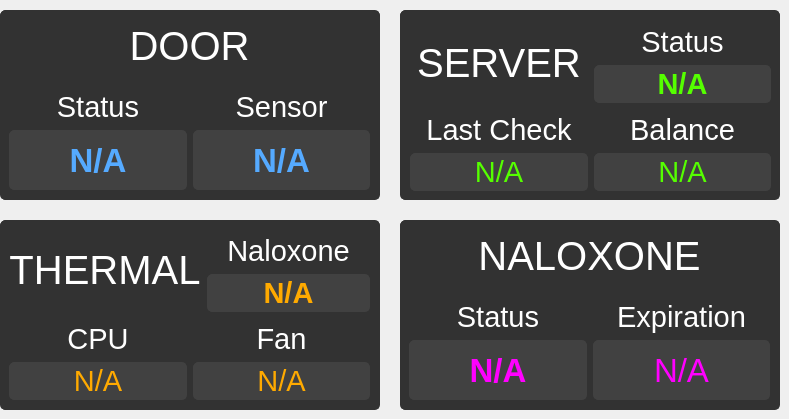
    <widget class="QWidget" name="dashboardPage">
     <widget class="QFrame" name="doorFrame">
      <property name="geometry">
       <rect>
        <x>0</x>
        <y>10</y>
        <width>380</width>
        <height>190</height>
       </rect>
      </property>
      <property name="styleSheet">
       <string notr="true">.QFrame{border-radius: 5px;background-color:rgb(50,50,50);border-color:rgb(50,50,50);border-width: 0.5px;border-style: solid;}</string>
      </property>
      <property name="frameShape">
       <enum>QFrame::StyledPanel</enum>
      </property>
      <property name="frameShadow">
       <enum>QFrame::Raised</enum>
      </property>
      <property name="lineWidth">
       <number>3</number>
      </property>
      <property name="midLineWidth">
       <number>0</number>
      </property>
      <widget class="QWidget" name="verticalLayoutWidget_4">
       <property name="geometry">
        <rect>
         <x>9</x>
         <y>9</y>
         <width>361</width>
         <height>171</height>
        </rect>
       </property>
       <layout class="QVBoxLayout" name="verticalLayout_12">
        <item>
         <widget class="QLabel" name="doorLabel">
          <property name="sizePolicy">
           <sizepolicy hsizetype="Preferred" vsizetype="Fixed">
            <horstretch>0</horstretch>
            <verstretch>0</verstretch>
           </sizepolicy>
          </property>
          <property name="minimumSize">
           <size>
            <width>0</width>
            <height>50</height>
           </size>
          </property>
          <property name="font">
           <font>
            <pointsize>30</pointsize>
            <bold>false</bold>
           </font>
          </property>
          <property name="styleSheet">
           <string notr="true">color:white</string>
          </property>
          <property name="text">
           <string>DOOR</string>
          </property>
          <property name="alignment">
           <set>Qt::AlignBottom|Qt::AlignHCenter</set>
          </property>
         </widget>
        </item>
        <item>
         <layout class="QHBoxLayout" name="horizontalLayout_6">
          <item>
           <layout class="QVBoxLayout" name="verticalLayout_29">
            <item>
             <widget class="QLabel" name="label_17">
              <property name="font">
               <font>
                <pointsize>22</pointsize>
               </font>
              </property>
              <property name="styleSheet">
               <string notr="true">color:white;</string>
              </property>
              <property name="text">
               <string>Status</string>
              </property>
              <property name="alignment">
               <set>Qt::AlignBottom|Qt::AlignHCenter</set>
              </property>
             </widget>
            </item>
            <item>
             <widget class="QLabel" name="doorClosedLineEdit">
              <property name="sizePolicy">
               <sizepolicy hsizetype="Preferred" vsizetype="Preferred">
                <horstretch>0</horstretch>
                <verstretch>0</verstretch>
               </sizepolicy>
              </property>
              <property name="minimumSize">
               <size>
                <width>0</width>
                <height>60</height>
               </size>
              </property>
              <property name="font">
               <font>
                <pointsize>25</pointsize>
                <bold>true</bold>
               </font>
              </property>
              <property name="styleSheet">
               <string notr="true">color:rgb(85, 170, 255);border-radius: 5px;background-color:rgb(65,65,65);border-color:rgb(65,65,65);border-width: 0.5px;border-style: solid;</string>
              </property>
              <property name="text">
               <string>N/A</string>
              </property>
              <property name="alignment">
               <set>Qt::AlignCenter</set>
              </property>
             </widget>
            </item>
           </layout>
          </item>
          <item>
           <layout class="QVBoxLayout" name="verticalLayout_30">
            <item>
             <widget class="QLabel" name="label_18">
              <property name="font">
               <font>
                <pointsize>22</pointsize>
               </font>
              </property>
              <property name="styleSheet">
               <string notr="true">color:white</string>
              </property>
              <property name="text">
               <string>Sensor</string>
              </property>
              <property name="alignment">
               <set>Qt::AlignBottom|Qt::AlignHCenter</set>
              </property>
             </widget>
            </item>
            <item>
             <widget class="QLabel" name="doorArmedLineEdit">
              <property name="minimumSize">
               <size>
                <width>0</width>
                <height>60</height>
               </size>
              </property>
              <property name="font">
               <font>
                <pointsize>25</pointsize>
                <bold>true</bold>
               </font>
              </property>
              <property name="styleSheet">
               <string notr="true">color:rgb(85, 170, 255);border-radius: 5px;background-color:rgb(65,65,65);border-color:rgb(65,65,65);border-width: 0.5px;border-style: solid;</string>
              </property>
              <property name="text">
               <string>N/A</string>
              </property>
              <property name="alignment">
               <set>Qt::AlignCenter</set>
              </property>
             </widget>
            </item>
           </layout>
          </item>
         </layout>
        </item>
       </layout>
      </widget>
     </widget>
     <widget class="QFrame" name="serverFrame">
      <property name="geometry">
       <rect>
        <x>400</x>
        <y>10</y>
        <width>380</width>
        <height>190</height>
       </rect>
      </property>
      <property name="styleSheet">
       <string notr="true">.QFrame{border-radius: 5px;background-color:rgb(50,50,50);border-color:rgb(50,50,50);border-width: 0.5px;border-style: solid;}</string>
      </property>
      <property name="frameShape">
       <enum>QFrame::StyledPanel</enum>
      </property>
      <property name="frameShadow">
       <enum>QFrame::Raised</enum>
      </property>
      <property name="lineWidth">
       <number>3</number>
      </property>
      <widget class="QWidget" name="verticalLayoutWidget_2">
       <property name="geometry">
        <rect>
         <x>10</x>
         <y>10</y>
         <width>361</width>
         <height>171</height>
        </rect>
       </property>
       <layout class="QVBoxLayout" name="verticalLayout_10">
        <item>
         <layout class="QHBoxLayout" name="horizontalLayout_40">
          <item>
           <widget class="QLabel" name="serverLabel">
            <property name="sizePolicy">
             <sizepolicy hsizetype="Preferred" vsizetype="Fixed">
              <horstretch>0</horstretch>
              <verstretch>0</verstretch>
             </sizepolicy>
            </property>
            <property name="minimumSize">
             <size>
              <width>0</width>
              <height>50</height>
             </size>
            </property>
            <property name="font">
             <font>
              <pointsize>30</pointsize>
              <bold>false</bold>
             </font>
            </property>
            <property name="styleSheet">
             <string notr="true">color:white</string>
            </property>
            <property name="text">
             <string>SERVER</string>
            </property>
            <property name="alignment">
             <set>Qt::AlignBottom|Qt::AlignHCenter</set>
            </property>
           </widget>
          </item>
          <item>
           <layout class="QVBoxLayout" name="verticalLayout_5">
            <item>
             <widget class="QLabel" name="serverStatusLabel">
              <property name="font">
               <font>
                <pointsize>22</pointsize>
                <bold>false</bold>
               </font>
              </property>
              <property name="styleSheet">
               <string notr="true">color:white</string>
              </property>
              <property name="text">
               <string>Status</string>
              </property>
              <property name="alignment">
               <set>Qt::AlignBottom|Qt::AlignHCenter</set>
              </property>
             </widget>
            </item>
            <item>
             <widget class="QLabel" name="serverStatusLineEdit">
              <property name="minimumSize">
               <size>
                <width>0</width>
                <height>10</height>
               </size>
              </property>
              <property name="font">
               <font>
                <pointsize>22</pointsize>
                <bold>true</bold>
               </font>
              </property>
              <property name="styleSheet">
               <string notr="true">color:rgb(85, 255, 0);border-radius: 5px;background-color:rgb(65,65,65);border-color:rgb(65,65,65);border-width: 0.5px;border-style: solid;</string>
              </property>
              <property name="text">
               <string>N/A</string>
              </property>
              <property name="alignment">
               <set>Qt::AlignCenter</set>
              </property>
             </widget>
            </item>
           </layout>
          </item>
         </layout>
        </item>
        <item>
         <layout class="QHBoxLayout" name="horizontalLayout_3">
          <item>
           <layout class="QVBoxLayout" name="verticalLayout_7">
            <item>
             <widget class="QLabel" name="serverCheckLabel">
              <property name="font">
               <font>
                <pointsize>22</pointsize>
                <bold>false</bold>
               </font>
              </property>
              <property name="styleSheet">
               <string notr="true">color:white</string>
              </property>
              <property name="text">
               <string>Last Check</string>
              </property>
              <property name="alignment">
               <set>Qt::AlignBottom|Qt::AlignHCenter</set>
              </property>
             </widget>
            </item>
            <item>
             <widget class="QLabel" name="serverCheckLineEdit">
              <property name="minimumSize">
               <size>
                <width>0</width>
                <height>10</height>
               </size>
              </property>
              <property name="font">
               <font>
                <pointsize>22</pointsize>
                <bold>false</bold>
                <underline>false</underline>
               </font>
              </property>
              <property name="styleSheet">
               <string notr="true">color:rgb(85, 255, 0);border-radius: 5px;background-color:rgb(65,65,65);border-color:rgb(65,65,65);border-width: 0.5px;border-style: solid;</string>
              </property>
              <property name="text">
               <string>N/A</string>
              </property>
              <property name="alignment">
               <set>Qt::AlignCenter</set>
              </property>
             </widget>
            </item>
           </layout>
          </item>
          <item>
           <layout class="QVBoxLayout" name="verticalLayout_47">
            <item>
             <widget class="QLabel" name="accountBalanceLabel">
              <property name="font">
               <font>
                <pointsize>22</pointsize>
               </font>
              </property>
              <property name="styleSheet">
               <string notr="true">color:white</string>
              </property>
              <property name="text">
               <string>Balance</string>
              </property>
              <property name="alignment">
               <set>Qt::AlignBottom|Qt::AlignHCenter</set>
              </property>
             </widget>
            </item>
            <item>
             <widget class="QLabel" name="accountBalanceLineEdit">
              <property name="minimumSize">
               <size>
                <width>0</width>
                <height>10</height>
               </size>
              </property>
              <property name="font">
               <font>
                <pointsize>22</pointsize>
               </font>
              </property>
              <property name="styleSheet">
               <string notr="true">color:rgb(85, 255, 0);border-radius: 5px;background-color:rgb(65,65,65);border-color:rgb(65,65,65);border-width: 0.5px;border-style: solid;</string>
              </property>
              <property name="text">
               <string>N/A</string>
              </property>
              <property name="alignment">
               <set>Qt::AlignCenter</set>
              </property>
             </widget>
            </item>
           </layout>
          </item>
         </layout>
        </item>
       </layout>
      </widget>
     </widget>
     <widget class="QFrame" name="thermalFrame">
      <property name="geometry">
       <rect>
        <x>0</x>
        <y>220</y>
        <width>380</width>
        <height>190</height>
       </rect>
      </property>
      <property name="styleSheet">
       <string notr="true">.QFrame{border-radius: 5px;background-color:rgb(50,50,50);border-color:rgb(50,50,50);border-width: 0.5px;border-style: solid;}</string>
      </property>
      <property name="frameShape">
       <enum>QFrame::StyledPanel</enum>
      </property>
      <property name="frameShadow">
       <enum>QFrame::Raised</enum>
      </property>
      <property name="lineWidth">
       <number>3</number>
      </property>
      <widget class="QWidget" name="verticalLayoutWidget">
       <property name="geometry">
        <rect>
         <x>9</x>
         <y>9</y>
         <width>361</width>
         <height>171</height>
        </rect>
       </property>
       <layout class="QVBoxLayout" name="thermalVLayout">
        <item>
         <layout class="QHBoxLayout" name="horizontalLayout_31">
          <item>
           <widget class="QLabel" name="thermalLabel">
            <property name="sizePolicy">
             <sizepolicy hsizetype="Preferred" vsizetype="Fixed">
              <horstretch>0</horstretch>
              <verstretch>0</verstretch>
             </sizepolicy>
            </property>
            <property name="minimumSize">
             <size>
              <width>0</width>
              <height>50</height>
             </size>
            </property>
            <property name="font">
             <font>
              <pointsize>30</pointsize>
              <bold>false</bold>
             </font>
            </property>
            <property name="styleSheet">
             <string notr="true">color:white</string>
            </property>
            <property name="text">
             <string>THERMAL</string>
            </property>
            <property name="alignment">
             <set>Qt::AlignCenter</set>
            </property>
           </widget>
          </item>
          <item>
           <layout class="QVBoxLayout" name="verticalLayout_3">
            <item>
             <widget class="QLabel" name="temperatureLabel">
              <property name="font">
               <font>
                <pointsize>22</pointsize>
                <bold>false</bold>
               </font>
              </property>
              <property name="styleSheet">
               <string notr="true">color:white;</string>
              </property>
              <property name="text">
               <string>Naloxone</string>
              </property>
              <property name="alignment">
               <set>Qt::AlignBottom|Qt::AlignHCenter</set>
              </property>
             </widget>
            </item>
            <item>
             <widget class="QLabel" name="temperatureLineEdit">
              <property name="minimumSize">
               <size>
                <width>0</width>
                <height>10</height>
               </size>
              </property>
              <property name="font">
               <font>
                <pointsize>22</pointsize>
                <italic>false</italic>
                <bold>true</bold>
                <underline>false</underline>
                <strikeout>false</strikeout>
                <kerning>true</kerning>
               </font>
              </property>
              <property name="styleSheet">
               <string notr="true">color: rgb(255, 170, 0);border-radius: 5px;background-color:rgb(65,65,65);border-color:rgb(65,65,65);border-width: 0.5px;border-style: solid;</string>
              </property>
              <property name="text">
               <string>N/A</string>
              </property>
              <property name="alignment">
               <set>Qt::AlignCenter</set>
              </property>
             </widget>
            </item>
           </layout>
          </item>
         </layout>
        </item>
        <item>
         <layout class="QHBoxLayout" name="horizontalLayout_2">
          <item>
           <layout class="QVBoxLayout" name="verticalLayout_31">
            <item>
             <widget class="QLabel" name="label_11">
              <property name="font">
               <font>
                <pointsize>22</pointsize>
               </font>
              </property>
              <property name="styleSheet">
               <string notr="true">color:white</string>
              </property>
              <property name="text">
               <string>CPU</string>
              </property>
              <property name="alignment">
               <set>Qt::AlignBottom|Qt::AlignHCenter</set>
              </property>
             </widget>
            </item>
            <item>
             <widget class="QLabel" name="cpuTemperatureLineEdit">
              <property name="minimumSize">
               <size>
                <width>0</width>
                <height>10</height>
               </size>
              </property>
              <property name="font">
               <font>
                <pointsize>22</pointsize>
                <bold>false</bold>
               </font>
              </property>
              <property name="styleSheet">
               <string notr="true">color: rgb(255, 170, 0);border-radius: 5px;background-color:rgb(65,65,65);border-color:rgb(65,65,65);border-width: 0.5px;border-style: solid;</string>
              </property>
              <property name="text">
               <string>N/A</string>
              </property>
              <property name="alignment">
               <set>Qt::AlignCenter</set>
              </property>
             </widget>
            </item>
           </layout>
          </item>
          <item>
           <layout class="QVBoxLayout" name="verticalLayout_4">
            <item>
             <widget class="QLabel" name="fanSpeedLabel">
              <property name="font">
               <font>
                <pointsize>22</pointsize>
                <bold>false</bold>
               </font>
              </property>
              <property name="styleSheet">
               <string notr="true">color:white;</string>
              </property>
              <property name="text">
               <string>Fan</string>
              </property>
              <property name="alignment">
               <set>Qt::AlignBottom|Qt::AlignHCenter</set>
              </property>
             </widget>
            </item>
            <item>
             <widget class="QLabel" name="fanSpeedLineEdit">
              <property name="minimumSize">
               <size>
                <width>0</width>
                <height>10</height>
               </size>
              </property>
              <property name="font">
               <font>
                <pointsize>22</pointsize>
                <bold>false</bold>
                <underline>false</underline>
               </font>
              </property>
              <property name="styleSheet">
               <string notr="true">color: rgb(255, 170, 0);border-radius: 5px;background-color:rgb(65,65,65);border-color:rgb(65,65,65);border-width: 0.5px;border-style: solid;</string>
              </property>
              <property name="text">
               <string>N/A</string>
              </property>
              <property name="alignment">
               <set>Qt::AlignCenter</set>
              </property>
             </widget>
            </item>
           </layout>
          </item>
         </layout>
        </item>
       </layout>
      </widget>
     </widget>
     <widget class="QFrame" name="naloxoneFrame">
      <property name="geometry">
       <rect>
        <x>400</x>
        <y>220</y>
        <width>380</width>
        <height>190</height>
       </rect>
      </property>
      <property name="styleSheet">
       <string notr="true">.QFrame{border-radius: 5px;background-color:rgb(50,50,50);border-color:rgb(50,50,50);border-width: 0.5px;border-style: solid;}</string>
      </property>
      <property name="frameShape">
       <enum>QFrame::StyledPanel</enum>
      </property>
      <property name="frameShadow">
       <enum>QFrame::Raised</enum>
      </property>
      <property name="lineWidth">
       <number>3</number>
      </property>
      <widget class="QWidget" name="verticalLayoutWidget_3">
       <property name="geometry">
        <rect>
         <x>9</x>
         <y>9</y>
         <width>361</width>
         <height>171</height>
        </rect>
       </property>
       <layout class="QVBoxLayout" name="verticalLayout_11">
        <item>
         <widget class="QLabel" name="naloxoneLabel">
          <property name="sizePolicy">
           <sizepolicy hsizetype="Preferred" vsizetype="Fixed">
            <horstretch>0</horstretch>
            <verstretch>0</verstretch>
           </sizepolicy>
          </property>
          <property name="minimumSize">
           <size>
            <width>0</width>
            <height>50</height>
           </size>
          </property>
          <property name="font">
           <font>
            <pointsize>30</pointsize>
            <bold>false</bold>
           </font>
          </property>
          <property name="styleSheet">
           <string notr="true">color:white</string>
          </property>
          <property name="text">
           <string>NALOXONE</string>
          </property>
          <property name="alignment">
           <set>Qt::AlignBottom|Qt::AlignHCenter</set>
          </property>
         </widget>
        </item>
        <item>
         <layout class="QHBoxLayout" name="horizontalLayout_5">
          <item>
           <layout class="QVBoxLayout" name="verticalLayout_8">
            <item>
             <widget class="QLabel" name="naloxoneStatusLabel">
              <property name="font">
               <font>
                <pointsize>22</pointsize>
                <bold>false</bold>
               </font>
              </property>
              <property name="styleSheet">
               <string notr="true">color:white</string>
              </property>
              <property name="text">
               <string>Status</string>
              </property>
              <property name="alignment">
               <set>Qt::AlignBottom|Qt::AlignHCenter</set>
              </property>
             </widget>
            </item>
            <item>
             <widget class="QLabel" name="naloxoneStatusLineEdit">
              <property name="minimumSize">
               <size>
                <width>0</width>
                <height>60</height>
               </size>
              </property>
              <property name="font">
               <font>
                <pointsize>25</pointsize>
                <bold>true</bold>
               </font>
              </property>
              <property name="styleSheet">
               <string notr="true">color:rgb(255, 0, 255);border-radius: 5px;background-color:rgb(65,65,65);border-color:rgb(65,65,65);border-width: 0.5px;border-style: solid;</string>
              </property>
              <property name="text">
               <string>N/A</string>
              </property>
              <property name="alignment">
               <set>Qt::AlignCenter</set>
              </property>
             </widget>
            </item>
           </layout>
          </item>
          <item>
           <layout class="QVBoxLayout" name="verticalLayout_9">
            <item>
             <widget class="QLabel" name="naloxoneExpirationDateLabel">
              <property name="font">
               <font>
                <pointsize>22</pointsize>
                <bold>false</bold>
               </font>
              </property>
              <property name="styleSheet">
               <string notr="true">color:white</string>
              </property>
              <property name="text">
               <string>Expiration</string>
              </property>
              <property name="alignment">
               <set>Qt::AlignBottom|Qt::AlignHCenter</set>
              </property>
             </widget>
            </item>
            <item>
             <widget class="QLabel" name="naloxoneExpirationDateLineEdit">
              <property name="minimumSize">
               <size>
                <width>0</width>
                <height>60</height>
               </size>
              </property>
              <property name="font">
               <font>
                <pointsize>25</pointsize>
                <bold>false</bold>
                <underline>false</underline>
               </font>
              </property>
              <property name="styleSheet">
               <string notr="true">color:rgb(255, 0, 255);border-radius: 5px;background-color:rgb(65,65,65);border-color:rgb(65,65,65);border-width: 0.5px;border-style: solid;</string>
              </property>
              <property name="text">
               <string>N/A</string>
              </property>
              <property name="alignment">
               <set>Qt::AlignCenter</set>
              </property>
             </widget>
            </item>
           </layout>
          </item>
         </layout>
        </item>
       </layout>
      </widget>
     </widget>
    </widget>
